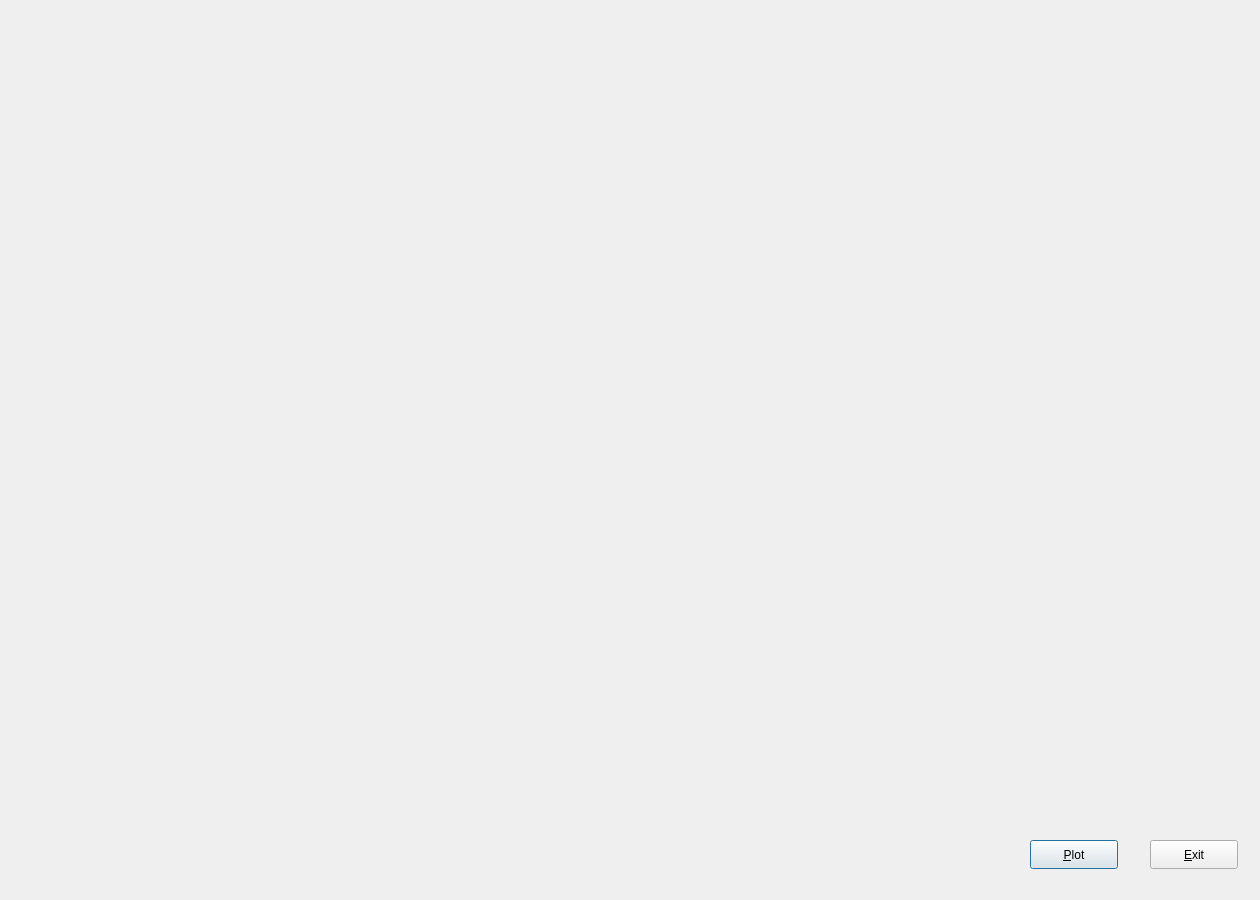
<?xml version="1.0" encoding="UTF-8"?>
<ui version="4.0">
 <class>Dialog</class>
 <widget class="QDialog" name="Dialog">
  <property name="geometry">
   <rect>
    <x>0</x>
    <y>0</y>
    <width>1260</width>
    <height>900</height>
   </rect>
  </property>
  <property name="minimumSize">
   <size>
    <width>1260</width>
    <height>900</height>
   </size>
  </property>
  <property name="maximumSize">
   <size>
    <width>1260</width>
    <height>900</height>
   </size>
  </property>
  <property name="windowTitle">
   <string>Dialog</string>
  </property>
  <widget class="QWidget" name="pltWidget" native="true">
   <property name="geometry">
    <rect>
     <x>14</x>
     <y>10</y>
     <width>1231</width>
     <height>801</height>
    </rect>
   </property>
  </widget>
  <widget class="QPushButton" name="btn_plot">
   <property name="geometry">
    <rect>
     <x>1030</x>
     <y>840</y>
     <width>88</width>
     <height>29</height>
    </rect>
   </property>
   <property name="text">
    <string>&amp;Plot</string>
   </property>
  </widget>
  <widget class="QPushButton" name="btn_exit">
   <property name="geometry">
    <rect>
     <x>1150</x>
     <y>840</y>
     <width>88</width>
     <height>29</height>
    </rect>
   </property>
   <property name="text">
    <string>&amp;Exit</string>
   </property>
  </widget>
 </widget>
 <resources/>
 <connections/>
</ui>
